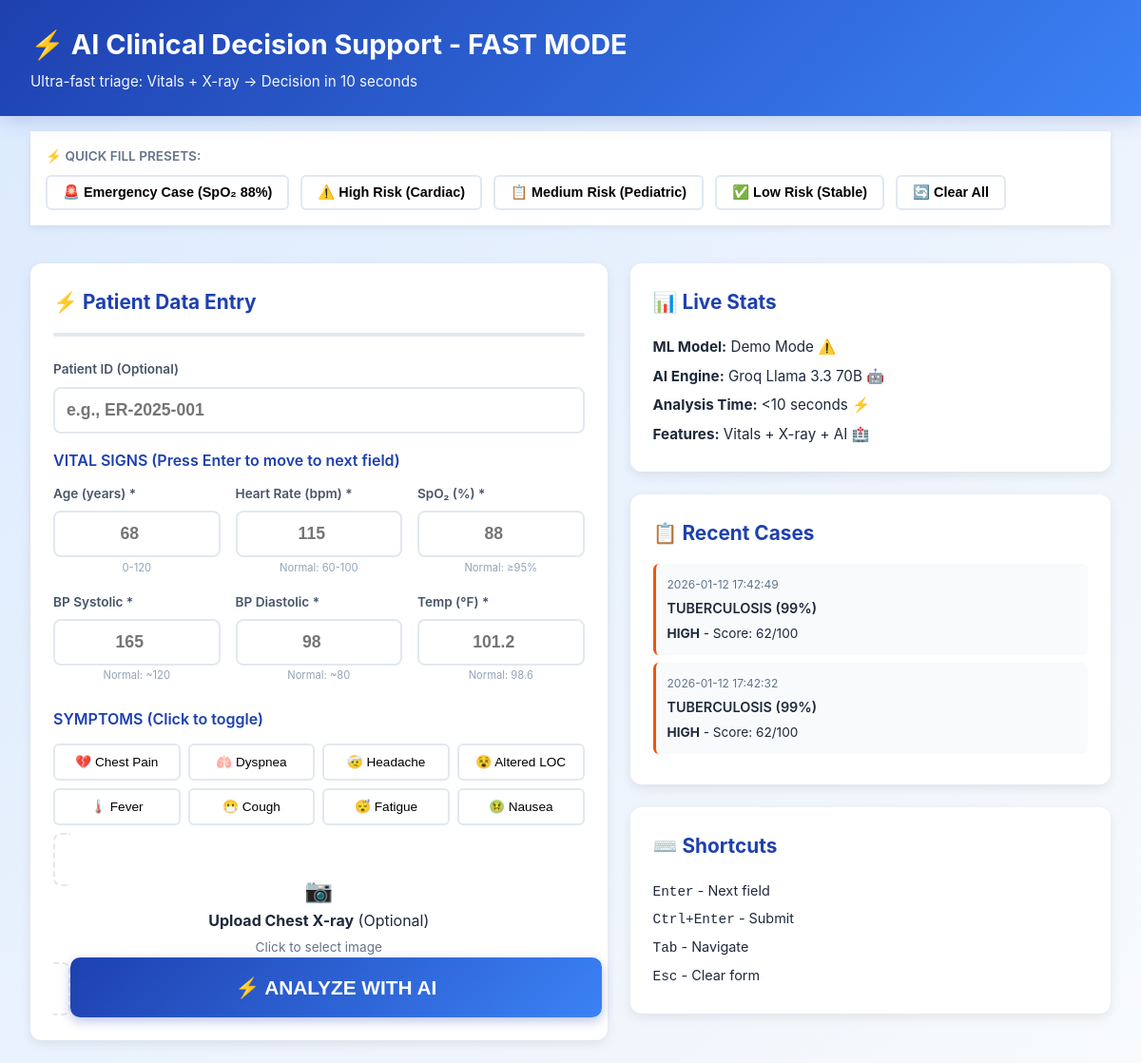
The page / on the database its author committed.
### tables this page shows
CREATE TABLE clinical_assessments (
                id INTEGER PRIMARY KEY AUTOINCREMENT,
                timestamp TEXT NOT NULL,
                patient_id TEXT,
                
                -- Vitals Data
                age INTEGER,
                heart_rate INTEGER,
                bp_systolic INTEGER,
                bp_diastolic INTEGER,
                spo2 INTEGER,
                temperature REAL,
                symptoms TEXT,
                
                -- Triage Results
                vitals_risk_score INTEGER,
                initial_urgency TEXT,
                
                -- X-ray Analysis
                image_path TEXT,
                heatmap_path TEXT,
                xray_diagnosis TEXT,
                xray_confidence REAL,
                
                -- Final Decision
                final_urgency TEXT,
                final_risk_score INTEGER,
                icu_required INTEGER,
                isolation_required INTEGER,
                
                -- AI Analysis
                ai_clinical_summary TEXT,
                recommended_actions TEXT,
                
                -- Metadata
                analysis_time_seconds REAL,
                created_at TIMESTAMP DEFAULT CURRENT_TIMESTAMP
            );

### app.py (the view)
@app.route('/')
def index():
    recent = get_recent_assessments(5)
    return render_template('index.html',
                         model_loaded=MODEL_LOADED,
                         recent_cases=recent)

### app.py (called while the page is built)
@contextmanager
def get_db():
    conn = sqlite3.connect(app.config['DATABASE'])
    conn.row_factory = sqlite3.Row
    try:
        yield conn
    finally:
        conn.close()

def get_recent_assessments(limit=10):
    try:
        with get_db() as conn:
            rows = conn.execute('''
                SELECT * FROM clinical_assessments
                ORDER BY created_at DESC
                LIMIT ?
            ''', (limit,)).fetchall()
            return [dict(row) for row in rows]
    except:
        return []

### templates/index.html (shortened to what this page needs)
<!DOCTYPE html>
<html lang="en">
<head>
</head>
<body>
    <div class="header">
        <div class="container">
            <h1>⚡ AI Clinical Decision Support - FAST MODE</h1>
            <div class="header-sub">Ultra-fast triage: Vitals + X-ray → Decision in 10 seconds</div>
        </div>
    </div>
    <div class="container" style="padding-top: 1rem;">
        <div class="quick-actions">
            <div style="font-size: 0.85rem; font-weight: 600; color: #64748b; margin-bottom: 0.5rem;">
                ⚡ QUICK FILL PRESETS:
            </div>
            <div class="quick-actions-grid">
                <button class="quick-btn" onclick="quickFillEmergency()">
                    🚨 Emergency Case (SpO₂ 88%)
                </button>
                <button class="quick-btn" onclick="quickFillHigh()">
                    ⚠️ High Risk (Cardiac)
                </button>
                <button class="quick-btn" onclick="quickFillMedium()">
                    📋 Medium Risk (Pediatric)
                </button>
                <button class="quick-btn" onclick="quickFillLow()">
                    ✅ Low Risk (Stable)
                </button>
                <button class="quick-btn" onclick="clearForm()">
                    🔄 Clear All
                </button>
            </div>
        </div>
    </div>
    <div class="container">
        <div class="main-grid">
            <div>
                <div class="card">
                    <div class="card-title">
                        ⚡ Patient Data Entry
                    </div>
                    <div class="progress-bar">
                    </div>
                    <form id="fastForm">
                        <div class="input-group" style="margin-bottom: 1rem;">
                            <label>Patient ID (Optional)</label>
                            <input type="text" name="patient_id" placeholder="e.g., ER-2025-001" style="text-align: left;">
                        </div>
                        <div style="font-weight: 600; margin-bottom: 0.75rem; color: #1e40af;">
                            VITAL SIGNS (Press Enter to move to next field)
                        </div>
                        <div class="fast-input-grid">
                            <div class="input-group">
                                <label>Age (years) *</label>
                                <input type="number" name="age" id="age" required min="0" max="120"
                                       placeholder="68" autocomplete="off">
                                <div class="range-indicator">0-120</div>
                            </div>
                            <div class="input-group">
                                <label>Heart Rate (bpm) *</label>
                                <input type="number" name="heart_rate" id="heart_rate" required
                                       min="30" max="200" placeholder="115" autocomplete="off">
                                <div class="range-indicator">Normal: 60-100</div>
                            </div>
                            <div class="input-group">
                                <label>SpO₂ (%) *</label>
                                <input type="number" name="spo2" id="spo2" required
                                       min="50" max="100" placeholder="88" autocomplete="off">
                                <div class="range-indicator">Normal: ≥95%</div>
                            </div>
                            <div class="input-group">
                                <label>BP Systolic *</label>
                                <input type="number" name="bp_systolic" id="bp_systolic" required
                                       min="60" max="250" placeholder="165" autocomplete="off">
                                <div class="range-indicator">Normal: ~120</div>
                            </div>
                            <div class="input-group">
                                <label>BP Diastolic *</label>
                                <input type="number" name="bp_diastolic" id="bp_diastolic" required
                                       min="40" max="150" placeholder="98" autocomplete="off">
                                <div class="range-indicator">Normal: ~80</div>
                            </div>
                            <div class="input-group">
                                <label>Temp (°F) *</label>
                                <input type="number" name="temperature" id="temperature" step="0.1"
                                       required min="90" max="110" placeholder="101.2" autocomplete="off">
                                <div class="range-indicator">Normal: 98.6</div>
                            </div>
                        </div>
                        <div class="symptoms-quick">
                            <div style="font-weight: 600; margin-bottom: 0.75rem; color: #1e40af;">
                                SYMPTOMS (Click to toggle)
                            </div>
                            <div class="symptoms-grid">
                                <button type="button" class="symptom-btn" data-symptom="chest_pain">
                                    💔 Chest Pain
                                </button>
                                <button type="button" class="symptom-btn" data-symptom="difficulty_breathing">
                                    🫁 Dyspnea
                                </button>
                                <button type="button" class="symptom-btn" data-symptom="severe_headache">
                                    🤕 Headache
                                </button>
                                <button type="button" class="symptom-btn" data-symptom="altered_consciousness">
                                    😵 Altered LOC
                                </button>
                                <button type="button" class="symptom-btn" data-symptom="fever">
                                    🌡️ Fever
                                </button>
                                <button type="button" class="symptom-btn" data-symptom="cough">
                                    😷 Cough
                                </button>
                                <button type="button" class="symptom-btn" data-symptom="fatigue">
                                    😴 Fatigue
                                </button>
                                <button type="button" class="symptom-btn" data-symptom="nausea">
                                    🤢 Nausea
                                </button>
                            </div>
                        </div>
                        <label for="xrayFile" class="xray-compact" id="xrayLabel">
                            <div style="font-size: 1.5rem;">📷</div>
                            <div id="xrayText"><strong>Upload Chest X-ray</strong> (Optional)</div>
                            <div style="font-size: 0.85rem; color: #64748b; margin-top: 0.25rem;" id="fileName">
                                Click to select image
                            </div>
                        </label>
                        <button type="submit" class="analyze-btn">
                            <span class="btn-text">⚡ ANALYZE WITH AI</span>
                        </button>
                    </form>
                </div>
            </div>
            <div>
                <div class="card">
                    <div class="card-title">📊 Live Stats</div>
                    <div style="line-height: 2; font-size: 0.95rem;">
                        <div><strong>ML Model:</strong> {{ 'Active ✅' if model_loaded else 'Demo Mode ⚠️' }}</div>
                        <div><strong>AI Engine:</strong> Groq Llama 3.3 70B 🤖</div>
                        <div><strong>Analysis Time:</strong> &lt;10 seconds ⚡</div>
                        <div><strong>Features:</strong> Vitals + X-ray + AI 🏥</div>
                    </div>
                </div>
                <div class="card" style="margin-top: 1.5rem;">
                    <div class="card-title">📋 Recent Cases</div>
                    <div id="recentCases">
                        {% if recent_cases %}
                            {% for case in recent_cases[:5] %}
                            <div class="recent-item {{ case.final_urgency }}">
                                <div class="recent-time">{{ case.created_at }}</div>
                                <div class="recent-diagnosis">
                                    {% if case.xray_diagnosis %}
                                        {{ case.xray_diagnosis }} ({{ (case.xray_confidence * 100)|int }}%)
                                    {% else %}
                                        Vitals-only
                                    {% endif %}
                                </div>
                                <div style="margin-top: 0.25rem; font-size: 0.85rem;">
                                    <strong>{{ case.final_urgency }}</strong> - Score: {{ case.final_risk_score }}/100
                                </div>
                            </div>
                            {% endfor %}
                        {% else %}
                            <div style="text-align: center; padding: 2rem; color: #64748b;">
                                No recent cases
                            </div>
                        {% endif %}
                    </div>
                </div>
                <div class="card" style="margin-top: 1.5rem;">
                    <div class="card-title">⌨️ Shortcuts</div>
                    <div style="font-size: 0.9rem; line-height: 2;">
                        <div><code>Enter</code> - Next field</div>
                        <div><code>Ctrl+Enter</code> - Submit</div>
                        <div><code>Tab</code> - Navigate</div>
                        <div><code>Esc</code> - Clear form</div>
                    </div>
                </div>
            </div>
        </div>
    </div>
</body>
</html>

### templates/index.html (style rules this page uses)
* { margin: 0; padding: 0; box-sizing: border-box; }
:root { --primary: #1e40af; --emergency: #dc2626; --high: #ea580c; --success: #16a34a; --bg: #f8fafc; }
body { font-family: -apple-system, BlinkMacSystemFont, 'Segoe UI', sans-serif; background: linear-gradient(135deg, #dbeafe 0%, #f8fafc 100%); color: #1e293b; line-height: 1.6; }
.header { background: linear-gradient(135deg, var(--primary), #3b82f6); color: white; padding: 1.5rem 0; box-shadow: 0 4px 20px rgba(30, 64, 175, 0.2); position: sticky; top: 0; z-index: 100; }
.container { max-width: 1400px; margin: 0 auto; padding: 0 2rem; }
.header h1 { font-size: 1.8rem; font-weight: 700; }
.header-sub { font-size: 0.95rem; opacity: 0.95; margin-top: 0.25rem; }
.quick-actions { background: white; padding: 1rem; box-shadow: 0 2px 8px rgba(0,0,0,0.08); margin-bottom: 1rem; }
.quick-actions-grid { display: flex; gap: 0.75rem; flex-wrap: wrap; }
.quick-btn { padding: 0.5rem 1rem; border: 2px solid #e2e8f0; border-radius: 6px; background: white; cursor: pointer; font-size: 0.9rem; font-weight: 600; transition: all 0.2s; }
.main-grid { display: grid; grid-template-columns: 1.2fr 1fr; gap: 1.5rem; padding: 1.5rem 0; }
.card { background: white; border-radius: 12px; padding: 1.5rem; box-shadow: 0 4px 12px rgba(0,0,0,0.08); }
.card-title { font-size: 1.3rem; font-weight: 700; color: var(--primary); margin-bottom: 1rem; display: flex; align-items: center; gap: 0.5rem; }
.progress-bar { height: 4px; background: #e2e8f0; border-radius: 4px; margin-bottom: 1.5rem; overflow: hidden; }
.fast-input-grid { display: grid; grid-template-columns: repeat(3, 1fr); gap: 1rem; margin-bottom: 1.5rem; }
.input-group { position: relative; }
.input-group label { display: block; font-size: 0.85rem; font-weight: 600; color: #475569; margin-bottom: 0.4rem; }
.input-group input { width: 100%; padding: 0.75rem; border: 2px solid #e2e8f0; border-radius: 8px; font-size: 1.1rem; font-weight: 600; transition: all 0.2s; text-align: center; }
.range-indicator { font-size: 0.7rem; color: #94a3b8; text-align: center; margin-top: 0.15rem; }
.symptoms-quick { margin-bottom: 1.5rem; }
.symptoms-grid { display: grid; grid-template-columns: repeat(4, 1fr); gap: 0.5rem; }
.symptom-btn { padding: 0.6rem; border: 2px solid #e2e8f0; border-radius: 6px; background: white; cursor: pointer; font-size: 0.85rem; font-weight: 500; transition: all 0.2s; text-align: center; }
.xray-compact { border: 2px dashed #e2e8f0; border-radius: 8px; padding: 1rem; text-align: center; cursor: pointer; transition: all 0.2s; margin-bottom: 1rem; }
.analyze-btn { width: 100%; padding: 1.2rem; border: none; border-radius: 10px; background: linear-gradient(135deg, var(--primary), #3b82f6); color: white; font-size: 1.3rem; font-weight: 700; cursor: pointer; transition: all 0.3s; box-shadow: 0 4px 12px rgba(30, 64, 175, 0.3); position: relative; overflow: hidden; }
.analyze-btn::before { content: ''; position: absolute; top: 50%; left: 50%; width: 0; height: 0; border-radius: 50%; background: rgba(255,255,255,0.3); transform: translate(-50%, -50%); transition: width 0.6s, height 0.6s; }
.btn-text { position: relative; z-index: 1; }
.recent-item { padding: 0.75rem; background: #f8fafc; border-radius: 6px; margin-bottom: 0.5rem; border-left: 3px solid #e2e8f0; font-size: 0.9rem; }
.recent-item.HIGH { border-left-color: var(--high); }
.recent-time { font-size: 0.75rem; color: #64748b; }
.recent-diagnosis { font-weight: 600; margin-top: 0.25rem; }

### rows shown on the page
clinical_assessments: created_at "2026-01-12 17:42:49", xray_diagnosis "TUBERCULOSIS", (case.xray_confidence*100)|int "99", final_urgency "HIGH", final_risk_score "62"
clinical_assessments: created_at "2026-01-12 17:42:32", xray_diagnosis "TUBERCULOSIS", (case.xray_confidence*100)|int "99", final_urgency "HIGH", final_risk_score "62"

### other values the page prints
{{ 'Active ✅' if model_loaded else 'Demo Mode ⚠️' }} "Demo Mode ⚠️"
